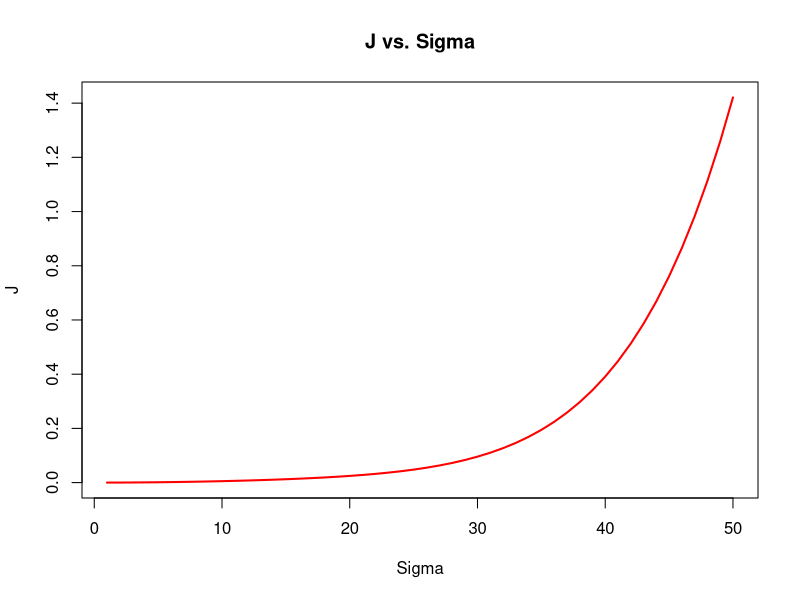

This figure's R source: (Note: this script raises an error after producing the figure.)
library(purrr)
library(dplyr)

# Corlas Functions --------------------------------------------------------

E =30e3 # Young's Modulus (ksi)

sig_y <- 46 # ksi - YS
sig_u <- 1.49*sig_y # ksi - UTS
# UTS ~ 1.49* YS on average if unknown

n <- 0.537 - 0.526 * sig_y / sig_u
# fit equation to strain hardening data
# Do not use the equation given in the paper,
# horrible fit to data and only based on 4 data points

D <- 24 # Diameter (in.)

R <- D/2 # Radius (in.)

# n <- 0.167 # from testing data if available

a <- 0.250 # crack depth (in.)

L <- 10 # crack length (in.)

a/L # depth/Length ratio

c <- L/2 # c = 1/2 * L (in.)

t <- 0.375 # wall thickness (in.)

at <- a/t # depth to wt ratio

# Charpy Data -------------------------------------------------------------


CVN_ss <- 5 #Sub Size Charpy Energy (Ft-lbs)

t_ss_mm <- 10 # Sub size charpy thickness in mm

t_ss_in <- t_ss_mm / 25.4 # convert t_ss from mm to inches

t_fs_in <- 0.394 # Full size charpy in inches

SA_ss <- 0.9 # Shear area in decimal percent

CVN_us_ss <- CVN_ss / (0.9 * SA_ss + 0.1)
# CVN upper shelf sub size (ft-lbs)

CVN_us_fs <- CVN_us_ss * (t_fs_in / t_ss_in)
# CVN upper shelf full size (ft-lbs)


# Free surface factor -----------------------------------------------------

F_sf1 <- a / c + 2 * t / (pi * a) * (1 - a / c) * tan(pi * a / (2 * t))
# for at <= 0.95

F_sf2 <- a / c + (1 - a / c) * (8.515 + (162 / t) * (a / t - 0.95))
# for 0.95 < at < 1.0

F_s <-  ifelse(at <= 0.95, F_sf1, F_sf2)
# choose right equation based on a/t ratio


# Shape Factor ------------------------------------------------------------
Q_f <-
  1.2581 - 0.20589 * (a / (2 * c)) - 11.493 * (a / (2 * c)) ^ 2 + 29.586 *
  (a / (2 * c)) ^ 3 - 23.584 * (a / (2 * c)) ^ 4 #elliptical shape factor

f_3 <-  (3.85 * sqrt (1 / n) * (1 - n) + (pi * n)) * (1 + n) #f3(n) factor
# Shih and Hutchinson equation

eps_y <- 0.005 - sig_y / E #plastic strain @ 0.5% yield

Ks <- (sig_y / (0.005 - sig_y / E) ^ n) #eq(14) in IPC paper
# This relates the plastic strain at an arbitrary stress
# epsilon_p = (S/K_s)^1/n eq(15): IPC paper use eq(15)in J calc in replace of
# The plastic strain variable since it is dependent on S


# J Integral --------------------------------------------------------------
# A conservative lower-bound value for submerged arc welds
# in many structural and low-alloy steels is 500 in-lb/in2

J1c <- 10e-3 * CVN_us_fs#Critical toughness (in-Klb/in2)
# converted to Kips so units are consistent with YS, etc.
# Other correlations suggested are 12CVN/Ac (Ac = area of FS charpy 0.124 in^2)

J1c #print the J1c

# J integral function used to find stress when J1c = J
# J1c is subtracted from J equation since it is being used to find the root
# uniroot function assumes equation is equal to zero to find root

J <-  function(S) {
  Q_f * F_s * a * (S ^ 2 * pi  / E + f_3 * (S / Ks) ^ (1 / n)  * S) - J1c
}

 # Failure stress based on J integral
S1 <- uniroot(J,c(1,sig_y), extendInt = "no")$root
S1
# keep just the root solution (ksi)
# failure stress for J-integral, finds the root when J1c = J, solves for
# stress wider search intervals don't effect the time to find root is no
# practical difference - set search interval between 1 and 100 to find root

# Folias Factor -----------------------------------------------------------
M_T1 <- sqrt(1 + 1.255 * (c / sqrt(R * t)) ^ 2 -
               0.0135 * (c / sqrt(R * t)) ^ 4) #for c^2/Rt <= 25


M_T2 <- 0.064 * (c / sqrt(R * t)) # for c^2/Rt > 25

M_T <- ifelse(c ^ 2 / (R * t) > 25, M_T2, M_T1)
# Select appropriate Folias factor


# Flow stress -------------------------------------------------------------
sig_f1 <- sig_y + 10 # ksi

sig_f2 <- sig_y + 0.5 * (sig_u - sig_y)
#ksi - Paper suggests that Cf = 0.5 is reasonable fit

sig_flow <- min(sig_f1, sig_f2) #flow stress = min between the two

S2 <- sig_flow * ((1 - L * a / (L * t)) / (1 - L * a / (M_T * L * t)))
# failure pressure based on effective area and folias factor

S1 # print S1 as a check
S2 # print S2 as a check

fail <- min(S1, S2) # find min between S1 and S2

paste("The failure Pressure is ",round(fail,1)) # print failure pressure


#Quick plot to show J vs. Sigma

x <- 1:50

eps_p <- (S1 / Ks) ^ (1 / n)

J_x <- 1:50 %>%
  map_dbl( ~ Q_f * F_s * a * (.x ^ 2 * pi / E + f_3 * (.x / Ks) ^ (1 / n) * .x))

j_df <- bind_cols(x= x, J =J_x) #bind into single data frame

#Quick plot
plot(
  J ~ x ,
  j_df,
  main = "J vs. Sigma",
  xlab = "Sigma",
  type = "l",
  lwd = 2,
  col = 'red'
)

F_s
Q_f
S1
f_3
J1c
Ks

j_df %>%
  ggplot(aes(x, J))+
  geom_line(col='red', lwd=1)+
  theme_minimal(14)+
  scale_y_continuous(breaks = seq(0,1.4, length.out=15), limits = c(0,0.4))+
  xlim(0,40)+
  labs(title = "J vs. Sigma",
       x = "Sigma (ksi)",
       y = "J (1,000 lb/in)")+
  theme(plot.margin = margin(0.6,0.6,0.6,0.6,"cm"))
